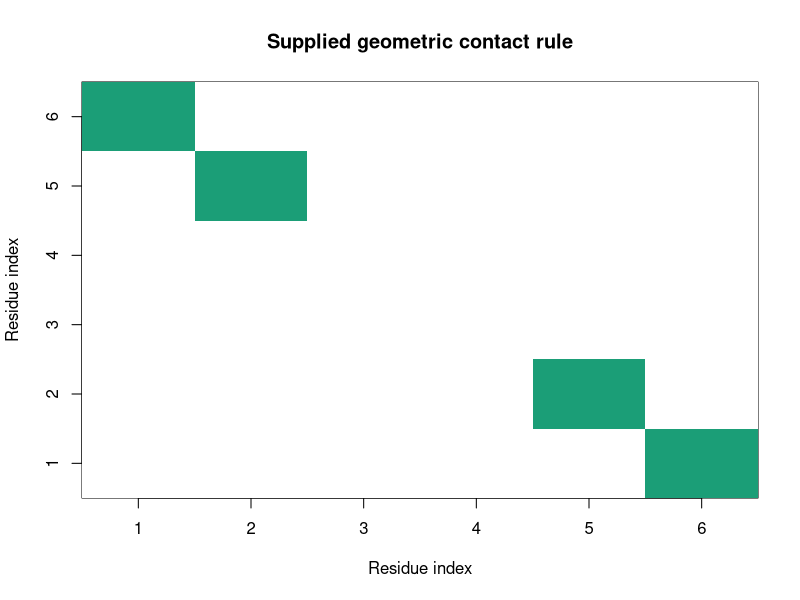

The R script that drew this image:
## ---- chunk 1
xyz <- rbind(c(0,0,0),c(3.8,0,0),c(7.6,0,0),c(7.6,3.8,0),c(3.8,3.8,0),c(0,3.8,0))
rownames(xyz) <- paste0("residue",1:6)
D <- as.matrix(dist(xyz))
round(D,2)
stopifnot(abs(D[1,2]-3.8)<1e-12,isSymmetric(D))
## ---- chunk 2
contact <- D<5 & abs(row(D)-col(D))>1
pairs <- which(contact & upper.tri(contact),arr.ind=TRUE)
data.frame(residue1=rownames(D)[pairs[,1]],residue2=colnames(D)[pairs[,2]],
 distance_A=D[pairs])
stopifnot(nrow(pairs)==2)
image(1:6,1:6,contact,xlab="Residue index",ylab="Residue index",
 col=c("white","#1b9e77"),main="Supplied geometric contact rule")
## ---- chunk 3
cutoffs <- c(4,5,8)
data.frame(cutoff_A=cutoffs,contacts=vapply(cutoffs,function(cut)
 sum((D<cut & abs(row(D)-col(D))>1)[upper.tri(D)]),integer(1)))
## ---- chunk 4
xyz_A <- rbind(c(0,0,0),c(3,0,0),c(0,4,0))
d_A <- as.matrix(dist(xyz_A));d_nm <- as.matrix(dist(xyz_A/10))
stopifnot(max(abs(d_A/10-d_nm))<1e-12,
 identical(d_A<4.5,d_nm<.45))
d_A
